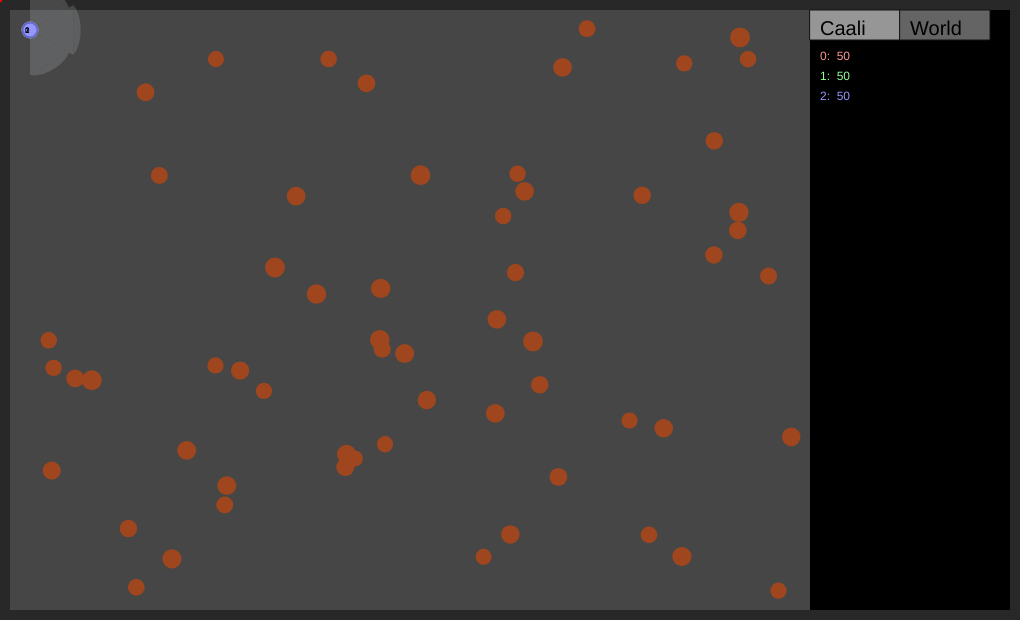
Frame 1 (no input)
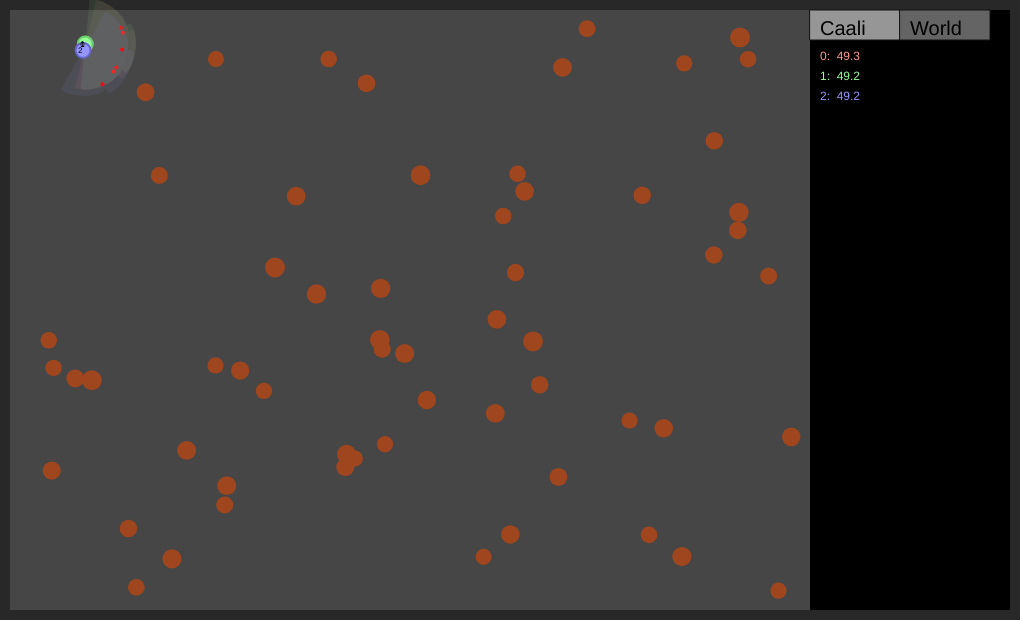
Frame 60 (no input)
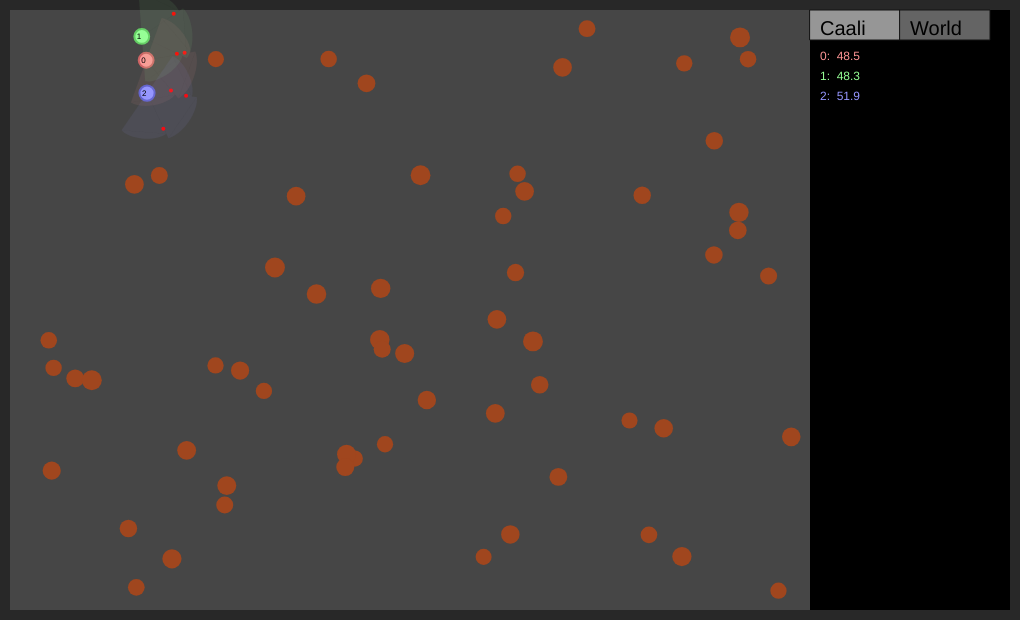
Frame 120 (the mouse pressed at the canvas centre since frame 60)

The p5.js sketch that drew these frames (run headless with seeded random() and noise() and a simulated clock; from frame 60 on, the mouse is pressed at the canvas centre):

// p5.js sketch
// ── sketch.js
var border = 10;
var width = 1000;
var height = 600;
var cubes = [];
var caali = [];
var foods = [];
var cubeCount = 0;
var nutrition = 0.2;
var foodCount = 60;
var passiveConsumption = 0.001;
var activeConsumption = 0.01;
var worldScale = 1;
var mutationFactor = 1;
var timescale = 1;
var foodRespawnRate = 0.05;
var i;
var j;
var k, time = 0, foodTimer = 0, menu, worldScalePrev;
var selectedCaalis;
var menuMode = 1;   //menuMode 0 - inspect and control one selected caalis
                    //menuMode 1 - show all caalis's nutrient values/age/stuff
                    //menuMode 2 - access global variables nutr, timescale, foodcount etc.
var sliders = [];
function setup() {
    
    createCanvas(1000 + 2 * border, 600 + 2 * border);
    frameRate(60);
//    randomSeed(1234);
    sliders[0] = createSlider(0,3,0,0.1);
    sliders[0].position(810,70);
    sliders[0].style('width', '195px');
    sliders[0].style('visibility', 'hidden');
    sliders[1] = createSlider(0,2,0.2,0.05);
    sliders[1].position(810,120);
    sliders[1].style('width', '195px');
    sliders[1].style('visibility', 'hidden');
    sliders[2] = createSlider(0,40,1,0.1);
    sliders[2].position(810,170);
    sliders[2].style('width', '195px');
    sliders[2].style('visibility', 'hidden');
    sliders[3] = createSlider(0,100,60,1);
    sliders[3].position(810,220);
    sliders[3].style('width', '195px');
    sliders[3].style('visibility', 'hidden');
    sliders[4] = createSlider(0,0.5,0.05,0.01);
    sliders[4].position(810,270);
    sliders[4].style('width', '195px');
    sliders[4].style('visibility', 'hidden');
    sliders[5] = createSlider(0,0.01,0.001,0.0002);
    sliders[5].position(810,320);
    sliders[5].style('width', '195px');
    sliders[5].style('visibility', 'hidden');
    sliders[6] = createSlider(0,0.1,0.01,0.001);
    sliders[6].position(810,370);
    sliders[6].style('width', '195px');
    sliders[6].style('visibility', 'hidden');
    sliders[7] = createSlider(0,0.9,0,0.1);
    sliders[7].position(810,420);
    sliders[7].style('width', '195px');
    sliders[7].style('visibility', 'hidden');
//    cubes[0] = new Cube();
//    cubes[0].x = 60 + border;
//    cubes[0].y = 100 + border;
//    cubes[0].w = 20;
//    cubes[0].h = 200
//    cubes[1] = new Cube();
//    cubes[1].x = 150 + border;
//    cubes[1].y = 280 + border;
//    cubes[1].w = 300;
//    cubes[1].h = 20;
//    cubes[2] = new Cube();
//    cubes[2].x = 350 + border;
//    cubes[2].y = 200 + border;
//    cubes[2].w = 20;
//    cubes[2].h = 400
//    cubes[3] = new Cube();
//    cubes[3].x = 200 + border;
//    cubes[3].y = 500 + border;
//    cubes[3].w = 400;
//    cubes[3].h = 40;
    
    for (i=0; i<3; i++) {
        caali[i] = new Caalis();
    }
    caali[0].r = 255;
    caali[0].g = 150;
    caali[0].b = 150;
    caali[1].r = 150;
    caali[1].g = 255;
    caali[1].b = 150;
    caali[2].r = 150;
    caali[2].g = 150;
    caali[2].b = 255;
    
    for (i = 0; i < foodCount; i++){
        foods[i] = new Food();
        foods[i].x = random(border + foods[i].size, 800 + border - foods[i].size);
        foods[i].y = random(border + foods[i].size, 600 + border - foods[i].size);
    }
    menu = new Menu();
}

function draw() {
    time += timescale;
    noStroke();
    background(70);
    fill(0);
    rect(800 + border, border, 200, 600);
    fill(40);
    rect(0, 0, 1000 + 2 * border,border);
    rect(0, 600+border,1000 + 2 * border, border);
    rect(0, border, border, 600);
    rect(1000 + border, border, border, 600);
    
//    for (i = 0; i < cubeCount; i++) {
//        cubes[i].draw();
//    }
//    
    
    while (time > 1) {
        foodTimer += foodRespawnRate;
        while (foodTimer > 1 && foods.length < foodCount) {
            var newFood = new Food();
            newFood.x = random(border + newFood.size, 800 + border - newFood.size);
            newFood.y = random(border + newFood.size, 600 + border - newFood.size);
            foods.push(newFood);
            foodTimer--;
        }


        for (i = 0; i < caali.length; i++) {
            caali[i].see();
            caali[i].think();
            caali[i].update();
        }
        time--;
    }

    
   
    for (i = 0; i < caali.length; i++) {
        caali[i].draw();
    }
    
    foods.forEach (function (food) {
        food.draw();
    })
    
    menu.draw();
}

function Caalis() {
    this.x = 30;
    this.y = 30;
    this.r = 255;
    this.g = 255;
    this.b = 255;
    this.generation = 0;
    this.rot = 0;
    this.speed = 1;
    this.rotspeed = 3;
    this.state = 0;
    this.randomturn = 0;
    this.stateDecay = 0;
    this.energy = 50;
    this.fovs = [];
    this.age = 0;
    
    this.randomTurnFactor = 0.3;
    this.sprintFactor = 2;
    this.sprintTurnFactor = 1;
    this.splitMass = 100;
    
    this.fovs[0] = new FOV(this);
    this.fovs[0].centerAngle = 0;
    this.fovs[0].width = 60;
    this.fovs[0].range = 50;
    
    this.fovs[1] = new FOV(this);
    this.fovs[1].centerAngle = 60;
    this.fovs[1].width = 60;
    this.fovs[1].range = 45;
    
    this.fovs[2] = new FOV(this);
    this.fovs[2].centerAngle = -60;
    this.fovs[2].width = 60;
    this.fovs[2].range = 45;
    
    this.eyes = [];
    this.eyes[0] = new Eye();
    this.eyes[0].offset = 40;
    this.eyes[0].rotoffset = 30;
    
    this.eyes[1] = new Eye();
    this.eyes[1].offset = 40;
    this.eyes[1].rotoffset = -30;
 
    this.think = function () {
        if (this.state == 0) {                                          //State 0: Standart wandering behaviour
            if (this.eyes[0].seeswall && !this.eyes[1].seeswall) {
                this.turn(-this.rotspeed);
                this.move(this.speed * 0.1 * worldScale);
                this.randomturn = random(-this.rotspeed*this.randomTurnFactor, 0);
            }
            else if (this.eyes[1].seeswall && !this.eyes[0].seeswall) {
                this.turn(this.rotspeed);
                this.move(this.speed * 0.1 * worldScale);
                this.randomturn = random(0, this.rotspeed*this.randomTurnFactor);
            }
            else if (this.eyes[0].seeswall && this.eyes[1].seeswall){
                if (random(-1,1) > 0) {
                    this.state = 1;
                }
                else {
                    this.state = 2;
                }
            }
            
            else if (this.fovs[1].foodCount > this.fovs[0].foodCount && this.fovs[1].foodCount > this.fovs[2].foodCount) {
                this.turn(this.rotspeed * this.sprintTurnFactor);
                this.randomturn = 0;
                this.move(this.speed*this.sprintFactor * worldScale);
//                this.state = 3;
//                this.stateDecay = 20;
            }
            else if (this.fovs[0].foodCount > this.fovs[1].foodCount && this.fovs[0].foodCount > this.fovs[2].foodCount) {
                this.randomturn = 0;
                this.move(this.speed * this.sprintFactor * worldScale);
//                this.state = 3;
//                this.stateDecay = 20;
            }
            else if (this.fovs[2].foodCount > this.fovs[0].foodCount && this.fovs[2].foodCount > this.fovs[1].foodCount) {
                this.turn(-this.rotspeed * this.sprintTurnFactor);
                this.randomturn = 0;
                this.move(this.speed * this.sprintFactor * worldScale);
//                this.state = 3;
//                this.stateDecay = 20;
            }
            
            else {
                this.move(this.speed * worldScale);
                if (random(0,1) < 0.01) {
                    this.randomturn = random (-this.rotspeed * this.randomTurnFactor, this.rotspeed * this.randomTurnFactor);
                }
                this.turn(this.randomturn);
            }
        }
        
        
        else if (this.state == 1) {                                 //State 1: Turn left until no wall seen
            if (this.eyes[0].seeswall || this.eyes[1].seeswall) {
                this.turn(this.rotspeed);
            }
            else {
                this.state = 0;
            }
        }
        
        
        else if (this.state == 2) {                                 //State 2: Turn right until no wall seen
            if (this.eyes[0].seeswall || this.eyes[1].seeswall) {
                this.turn(-this.rotspeed);
            }
            else {
                this.state = 0;
            }
        }
        
        
//        else if (this.state == 3) {                                 //State 3: Run for food until stateDecay==0
//            if (this.eyes[0].seesfood && !this.eyes[1].seesfood) {
//                this.turn(this.rotspeed);
//            }
//            else if (this.eyes[1].seesfood && !this.eyes[0].seesfood) {
//                this.turn(-this.rotspeed);
//            }
//            this.randomturn = 0;
//            this.move(this.speed*2);
//            this.stateDecay--;
//            if (this.stateDecay == 0 || this.eyes[0].seeswall || this.eyes[1].seeswall) {
//                this.state = 0;
//            }
//            
//        }
        
        else if (this.state == 4) {     
            this.stateDecay--;
            if (this.stateDecay == 0) {
                this.state = 0;
                this.split();
            }
        }
    }
    
    this.see = function () {
        for (k = 0; k < this.eyes.length; k++) {
            this.eyes[k].x = this.x + Math.cos(radians(this.rot + this.eyes[k].rotoffset)) * this.eyes[k].offset * worldScale;
            this.eyes[k].y = this.y + Math.sin(radians(this.rot + this.eyes[k].rotoffset)) * this.eyes[k].offset * worldScale;
            this.eyes[k].see();
        }
        for (k = 0; k < this.fovs.length; k++) {
            this.fovs[k].see();
        }
    }
    
    this.draw = function () {
        
        //fill(90, 220, 130);
        fill(this.r, this.g, this.b);
        stroke(this.r - 50, this.g - 50, this.b - 50);
        strokeWeight(2);
        ellipse(this.x, this.y, (this.energy + 100) / 10 * worldScale);
        noStroke();
        for (k = 0; k < this.eyes.length; k++) {
            fill(255, 0, 0);

            if (this.eyes[k].seeswall) {
                fill(0, 255, 0);
            }  
//            if (this.eyes[k].seesfood) {
//                fill(0, 0, 255);
//            }

            ellipse(this.eyes[k].x, this.eyes[k].y, 4 * worldScale);
        }
        for (k = 0; k < this.fovs.length; k++) {
            this.fovs[k].draw();
        }
    }
    
    this.move = function (spd) {
        this.x += Math.cos(radians(this.rot)) * spd;
        this.y += Math.sin(radians(this.rot)) * spd;
        this.energy-=Math.pow(Math.abs(spd), 1.1) * activeConsumption;
    }
    
    this.turn = function (rotspd) {
        this.rot += rotspd;
        this.energy-=Math.abs(rotspd) * activeConsumption / 2;
        if (this.rot >= 360) {
            this.rot -= 360;
        }
        else if (this.rot < 0) {
            this.rot += 360;
        }
    }
    
    this.update = function () {
        this.age += 1/60;
        for (j = 0; j < foods.length; j++) {
            if (distSq(this.x, this.y, foods[j].x, foods[j].y) < (foods[j].size*0.5*worldScale+ (this.energy + 100)* worldScale/20)*(foods[j].size*0.5*worldScale+ (this.energy + 100)* worldScale/20)) {
                this.energy += foods[j].size * nutrition;
                foods[j].respawn();                                 //Food eating energy gain
                if (this.energy > this.splitMass) {                              // Splitting behaviour
                    this.stateDecay = 60;
                    this.state = 4;
                }
            }
        }
        
        
        this.energy -= passiveConsumption;
        
        if (this.energy <= 0) {
            if (this == selectedCaalis && menuMode == 0) {
                menuMode = 1;
            }
            caali.splice(i, 1);
            if (i == caali.length && i != 0) {
                i--;
            }
        }
    }
    
    this.split = function () {
        this.child = new Caalis();
        this.child.energy = this.energy / 2;
        this.child.x = this.x;
        this.child.y = this.y;
        this.child.speed = this.speed + random(-0.1, 0.1) * mutationFactor;
        this.child.rotspeed = this.rotspeed + random(-0.1, 0.1) * mutationFactor;
        this.child.eyes[0].offset = this.eyes[0].offset + random(-1, 1) * mutationFactor;
        this.child.eyes[1].offset = this.eyes[1].offset + random(-1, 1) * mutationFactor;
        this.child.eyes[0].rotoffset = this.eyes[0].rotoffset + random(-2,2) * mutationFactor;
        this.child.eyes[1].rotoffset = this.eyes[1].rotoffset + random(-2,2) * mutationFactor;
        this.child.fovs[0].range = this.fovs[0].range + random(-1,1) * mutationFactor;
        this.child.fovs[0].centerAngle = this.fovs[0].centerAngle + random(-1, 1) * mutationFactor;
        this.child.fovs[0].width = this.fovs[0].width + random(-1, 1) * mutationFactor;
        this.child.fovs[1].range = this.fovs[1].range + random(-1,1) * mutationFactor;
        this.child.fovs[1].centerAngle = this.fovs[1].centerAngle + random(-1, 1) * mutationFactor;
        this.child.fovs[1].width = this.fovs[1].width + random(-1, 1) * mutationFactor;
        this.child.fovs[2].range = this.fovs[2].range + random(-1,1) * mutationFactor;
        this.child.fovs[2].centerAngle = this.fovs[2].centerAngle + random(-1, 1) * mutationFactor;
        this.child.fovs[2].width = this.fovs[2].width + random(-1, 1) * mutationFactor;
        this.child.r = Math.max(Math.min(this.r + random(-15,15) * mutationFactor, 255), 0);
        this.child.g = Math.max(Math.min(this.g + random(-15,15) * mutationFactor, 255), 0);
        this.child.b = Math.max(Math.min(this.b + random(-15,15) * mutationFactor, 255), 0);
        this.child.rot = this.rot + 180;
        this.child.randomTurnFactor = this.randomTurnFactor + random(-0.015, 0,015) * mutationFactor;
        this.child.sprintFactor = this.sprintFactor + random(-0.05, 0.05) * mutationFactor;
        this.child.sprintTurnFactor = this.sprintTurnFactor + random(-0.05, 0.05) * mutationFactor;
        this.child.splitMass = this.splitMass + random(-2, 2) * mutationFactor;
        this.child.generation = this.generation + 1;
        caali.push(this.child);
        this.energy /= 2;
    }
}

function Cube() {
    
    this.x = 200;
    this.y = 200;
    this.w = 100;
    this.h = 100;
    this.draw = function () {
        fill(200);
        rect(this.x - this.w / 2, this.y - this.h / 2, this.w, this.h);
    }
}

function Food() {
    this.x = 300;
    this.y = 350;
    this.size = 16 + random(0, 4);
    
    this.draw = function () {
        fill(160, 70, 30);
        ellipse(this.x, this.y, this.size * worldScale);
    }
    
    this.respawn = function () {
//        this.x = random(border + this.size, 600 + border - this.size);
//        this.y = random(border + this.size, 600 + border - this.size);
        foods.splice(j, 1);
    }
}

function Eye() {
    this.x = 0;
    this.y = 0;
    this.offset = 10;
    this.rotoffset = 0;
    this.seeswall = false;
    this.seesfood = false;
    
    this.see = function () {
        
        this.seeswall = false;
        this.seesfood = false;
        for (j = 0; j < cubeCount; j++) {
            if (Math.abs(cubes[j].x - this.x) < cubes[j].w / 2 + 2 && Math.abs(cubes[j].y - this.y) < cubes[j].h / 2 + 2) {
                this.seeswall = true;
                break;
            }
        }
        
        
        if (!this.seeswall && (this.x < border + 2 || this.x > 800 + border - 2 || this.y < border + 2 || this.y > height - border - 2)) {
            this.seeswall = true;
        }
    }
}

function FOV(owner) {
    this.centerAngle = 0;
    this.range = 50;
    this.curviness = 1.1;
    this.width = 60;
    this.owner = owner;
    this.foodCount = 0;
    
    this.draw = function () {
        fill(this.owner.r, this.owner.g, this.owner.b, 20);
        noStroke();
        beginShape();
        //vertex(this.owner.x, this.owner.y);
        vertex(this.owner.x + Math.cos(radians(this.owner.rot + this.width / 2 + this.centerAngle)) * this.range * worldScale,
               this.owner.y + Math.sin(radians(this.owner.rot + this.width / 2 + this.centerAngle)) * this.range * worldScale);
        bezierVertex(this.owner.x + Math.cos(radians(this.owner.rot + this.width / 4 + this.centerAngle)) * this.range * worldScale * this.curviness,
                    this.owner.y + Math.sin(radians(this.owner.rot + this.width / 4 + this.centerAngle)) * this.range * worldScale * this.curviness,
                    this.owner.x + Math.cos(radians(this.owner.rot - this.width / 4 + this.centerAngle)) * this.range * worldScale * this.curviness,
                    this.owner.y + Math.sin(radians(this.owner.rot - this.width / 4 + this.centerAngle)) * this.range * worldScale * this.curviness,
                    this.owner.x + Math.cos(radians(this.owner.rot - this.width / 2 + this.centerAngle)) * this.range * worldScale,
                    this.owner.y + Math.sin(radians(this.owner.rot - this.width / 2 + this.centerAngle)) * this.range * worldScale);
        //vertex(this.owner.x, this.owner.y);
        endShape();
        triangle(this.owner.x, this.owner.y,
                this.owner.x + Math.cos(radians(this.owner.rot + this.width / 2 + this.centerAngle)) * this.range * worldScale,
                this.owner.y + Math.sin(radians(this.owner.rot + this.width / 2 + this.centerAngle)) * this.range * worldScale,
                this.owner.x + Math.cos(radians(this.owner.rot - this.width / 2 + this.centerAngle)) * this.range * worldScale,
                this.owner.y + Math.sin(radians(this.owner.rot - this.width / 2 + this.centerAngle)) * this.range * worldScale);
    }
    
    this.see = function () {
        this.foodCount = 0;
        for (var kaqs = 0; kaqs < foods.length; kaqs++) {
            if (distSq(this.owner.x, this.owner.y, foods[kaqs].x, foods[kaqs].y) <= this.range*this.range * worldScale*worldScale) {
                var distVec = createVector(foods[kaqs].x - this.owner.x, foods[kaqs].y - this.owner.y);
                if (angle_between(degrees(distVec.heading()),
                                  this.owner.rot + this.centerAngle - this.width / 2,
                                 this.owner.rot + this.centerAngle + this.width / 2)) {
                    this.foodCount += foods[kaqs].size;
                }
            }
        }
    }
}
                    
function angle_between(n, a, b) {
	n = (360 + (n % 360)) % 360;
	a = (360 + a) % 360;
	b = (360 + b) % 360;

	if (a < b)
		return a <= n && n <= b;
	return a <= n || n <= b;
}

function mousePressed () {
    if(mouseX < 800) {
        for (var ctr = 0; ctr < caali.length; ctr++) {
            if(distSq(mouseX, mouseY, caali[ctr].x, caali[ctr].y) < (caali[ctr].energy + 100)*(caali[ctr].energy + 100)*worldScale/20 * worldScale/20) {
                selectedCaalis = caali[ctr];
                menuMode = 0;
                for (i = 0; i < sliders.length; i++) {
                    sliders[i].style('visibility', 'hidden');
                }
                break;
            }
            else if (menuMode == 0) {
                menuMode = 1;
            }
        }
    }
    else {
        menu.clicked();
    }
}

function distSq(x1, y1, x2, y2) {
    return (x1-x2)*(x1-x2) + (y1-y2)*(y1-y2);
}
// ── menu.js
function Menu () {
    this.clicked = function () {
        if (mouseX > 810 && mouseX < 900 && mouseY > 10 && mouseY < 40) {
            menuMode = 1;
            for (i = 0; i < sliders.length; i++) {
                sliders[i].style('visibility', 'hidden');
            }
        }
        else if (mouseX > 900 && mouseX < 990 && mouseY > 10 && mouseY < 40) {
            menuMode = 2;
            for (i = 0; i < sliders.length; i++) {
                sliders[i].style('visibility', 'visible');
            }
        }
    }
    
    this.draw = function () {
        if(menuMode == 0) {
            fill(255,0);
            stroke(255);
            strokeWeight(3);
            ellipse(selectedCaalis.x, selectedCaalis.y, (selectedCaalis.energy + 100) / 10 + 10);
            noStroke();
            fill(255);
            textSize(12);
            text("Energy: ", 820, 60);
            text(selectedCaalis.energy.toFixed(1) + " / " + selectedCaalis.splitMass.toFixed(1), 900, 60);
            text("Generation: ", 820, 80);
            text(selectedCaalis.generation, 900, 80);
            text("Lifetime: ", 820, 100);
            text(selectedCaalis.age.toFixed(0), 900, 100);
            text("Speed: ", 820, 120);
            text(selectedCaalis.speed.toFixed(2) + " / " + (selectedCaalis.speed * selectedCaalis.sprintFactor).toFixed(2), 900, 120);
        }
        else if (menuMode == 1) {
            for (i = 0; i < caali.length; i++) {
                fill(caali[i].r, caali[i].g, caali[i].b);
                textSize(12);
                if (i < 27) {
                    text (i + ":  " + Math.round(caali[i].energy*10)/10, 820,60 + i * 20);
                }
                else if (i < 54) {
                    text (i + ":  " + Math.round(caali[i].energy*10)/10, 880,60 + (i%27) * 20);
                }
                else if (i < 81) {
                    text (i + ":  " + Math.round(caali[i].energy*10)/10, 940,60 + (i%27) * 20);
                }
            }
        }
        else if(menuMode == 2) {
            mutationFactor = sliders[0].value();
            nutrition = sliders[1].value();
            timescale = Math.pow(sliders[2].value(), 2);
            foodCount = sliders[3].value() / worldScale / worldScale;
            foodRespawnRate = sliders[4].value() / worldScale / worldScale;
            passiveConsumption = sliders[5].value();
            activeConsumption = sliders[6].value();
            worldScale = 1 - sliders[7].value();

            
            textSize(14);
            noStroke();
            fill(255);
            
            text("Mutation factor: ", 820, 67);
            text(mutationFactor.toFixed(1), 970, 67);
            text("Nutrition factor: ", 820, 117);
            text(nutrition.toFixed(2), 970, 117);
            text("Timescale: ", 820, 167);
            text(timescale.toFixed(2), 970, 167);
            text("Max food count: ", 820, 227);
            text(foodCount, 970, 227);
            text("Food respawn rate: ", 820, 277);
            text(foodRespawnRate.toFixed(2), 970, 277);
            text("Passive consumption: ", 820, 327);
            text(passiveConsumption.toFixed(4), 970, 327);
            text("Active consumption: ", 820, 377);
            text(activeConsumption.toFixed(3), 970, 377);
            text("World scale: ", 820, 427);
            text(1/worldScale, 970, 427);
        }
        
        for (i = 0; i < caali.length; i++) {
            fill(0);
            textSize(8);
            text (i, caali[i].x-5, caali[i].y+3);
        }
        fill(100);
        if (menuMode == 0 || menuMode == 1) {
            fill(150);
        }
        stroke(20);
        strokeWeight(1);
        rect(810,10,90,30);
        fill(100);
        if (menuMode == 2) {
            fill(150);
        }
        rect(900,10,90,30);
        fill(0);
        noStroke();
        textSize(20);
        text("Caali", 820, 35);
        text("World", 910, 35);
        
    }
}
